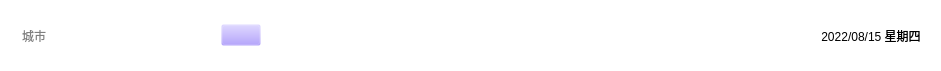
    <widget class="QWidget" name="widget_4" native="true">
     <property name="geometry">
      <rect>
       <x>40</x>
       <y>50</y>
       <width>941</width>
       <height>71</height>
      </rect>
     </property>
     <property name="styleSheet">
      <string notr="true">background-color: rgba(0, 170, 255,0);</string>
     </property>
     <layout class="QHBoxLayout" name="horizontalLayout_4">
      <property name="leftMargin">
       <number>15</number>
      </property>
      <property name="rightMargin">
       <number>20</number>
      </property>
      <item>
       <widget class="QLineEdit" name="leCity">
        <property name="minimumSize">
         <size>
          <width>200</width>
          <height>0</height>
         </size>
        </property>
        <property name="maximumSize">
         <size>
          <width>200</width>
          <height>16777215</height>
         </size>
        </property>
        <property name="styleSheet">
         <string notr="true">font: 14pt &quot;Microsoft YaHei UI&quot;;
background-color: rgb(255, 255, 255);
border-radius: 4px;
padding: 1px 5px</string>
        </property>
        <property name="placeholderText">
         <string>城市</string>
        </property>
       </widget>
      </item>
      <item>
       <widget class="QPushButton" name="btnSearch">
        <property name="styleSheet">
         <string notr="true">background-color: rgba(157, 133, 255,0);</string>
        </property>
        <property name="text">
         <string/>
        </property>
        <property name="icon">
         <iconset resource="main.qrc">
          <normaloff>:/res/search.png</normaloff>:/res/search.png</iconset>
        </property>
       </widget>
      </item>
      <item>
       <spacer name="horizontalSpacer_3">
        <property name="orientation">
         <enum>Qt::Horizontal</enum>
        </property>
        <property name="sizeHint" stdset="0">
         <size>
          <width>288</width>
          <height>20</height>
         </size>
        </property>
       </spacer>
      </item>
      <item>
       <widget class="QLabel" name="lblDate">
        <property name="styleSheet">
         <string notr="true">font: 20pt &quot;Arial&quot;;
background-color: rgba(255, 255, 255,0);</string>
        </property>
        <property name="text">
         <string>2022/08/15 星期四</string>
        </property>
        <property name="alignment">
         <set>Qt::AlignCenter</set>
        </property>
       </widget>
      </item>
     </layout>
    </widget>
